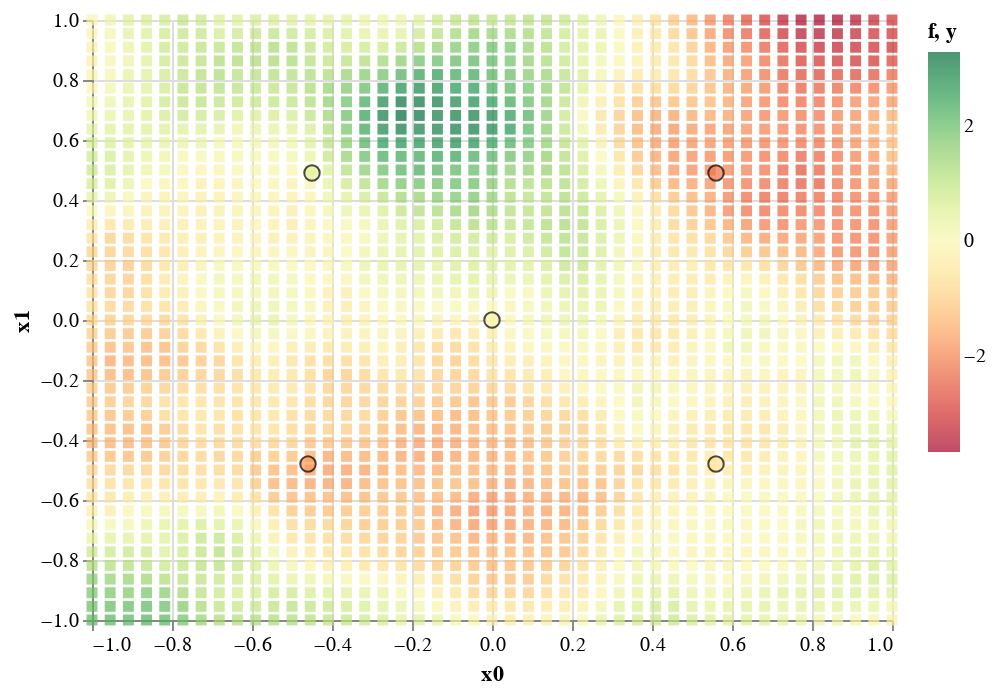

The notebook cell this image was saved under:
### Markdown cell above
If you have finished evaluating the function at different points and you are confident where the maximum is, you can make a guess before executing the cells below.

Now show the underlying function f (without noise) as a heatmap and the noisy data we received as evaluations of it:

### Code cell
f2 = blackbox2.sample_f(45)
chart2f = (
    alt.Chart(f2)
    .mark_square(size=30)
    .encode(x=alt.X('x0:Q', scale=alt.Scale(domain=bb.DOMAIN)),
            y=alt.X('x1:Q', scale=alt.Scale(domain=bb.DOMAIN)),
            color=alt.Color('f:Q', scale=alt.Scale(scheme=bb.COLOURSCHEME, domainMid=0))))
chart2y = blackbox2.plot_xy()
chart2 = alt.layer(chart2f, chart2y)
chart2

### Figure 1 — Vega-Lite specification as saved in the notebook (floating-point values rounded to 4 significant figures; data arrays with more than 128 entries replaced by an {"elided": "..."} marker saying what was removed)
{"config": {"view": {"continuousWidth": 400, "continuousHeight": 300}}, "layer": [{"data": {"name": "data-32c5e0c67997312dff687e9abffa5f07"}, "mark": {"type": "square", "size": 30}, "encoding": {"color": {"type": "quantitative", "field": "f", "scale": {"domainMid": 0, "scheme": "redyellowgreen"}}, "x": {"type": "quantitative", "field": "x0", "scale": {"domain": [-1, 1]}}, "y": {"type": "quantitative", "field": "x1", "scale": {"domain": [-1, 1]}}}}, {"data": {"name": "data-7ecd1493b304549107bb3f9979ca8671"}, "mark": {"type": "circle", "size": 60, "stroke": "black", "strokeWidth": 1}, "encoding": {"color": {"type": "quantitative", "field": "y", "scale": {"domainMid": 0, "scheme": "redyellowgreen"}}, "x": {"type": "quantitative", "field": "x0", "scale": {"domain": [-1, 1]}}, "y": {"type": "quantitative", "field": "x1", "scale": {"domain": [-1, 1]}}}}], "$schema": "https://vega.github.io/schema/vega-lite/v4.8.1.json", "datasets": {"data-32c5e0c67997312dff687e9abffa5f07": {"elided": "2025 records"}, "data-7ecd1493b304549107bb3f9979ca8671": [{"x0": 0.0, "x1": 0.0, "y": 0.0}, {"x0": -0.46, "x1": -0.48, "y": -1.702}, {"x0": 0.56, "x1": -0.48, "y": -0.624}, {"x0": 0.56, "x1": 0.49, "y": -2.167}, {"x0": -0.45, "x1": 0.49, "y": 0.4279}]}}
